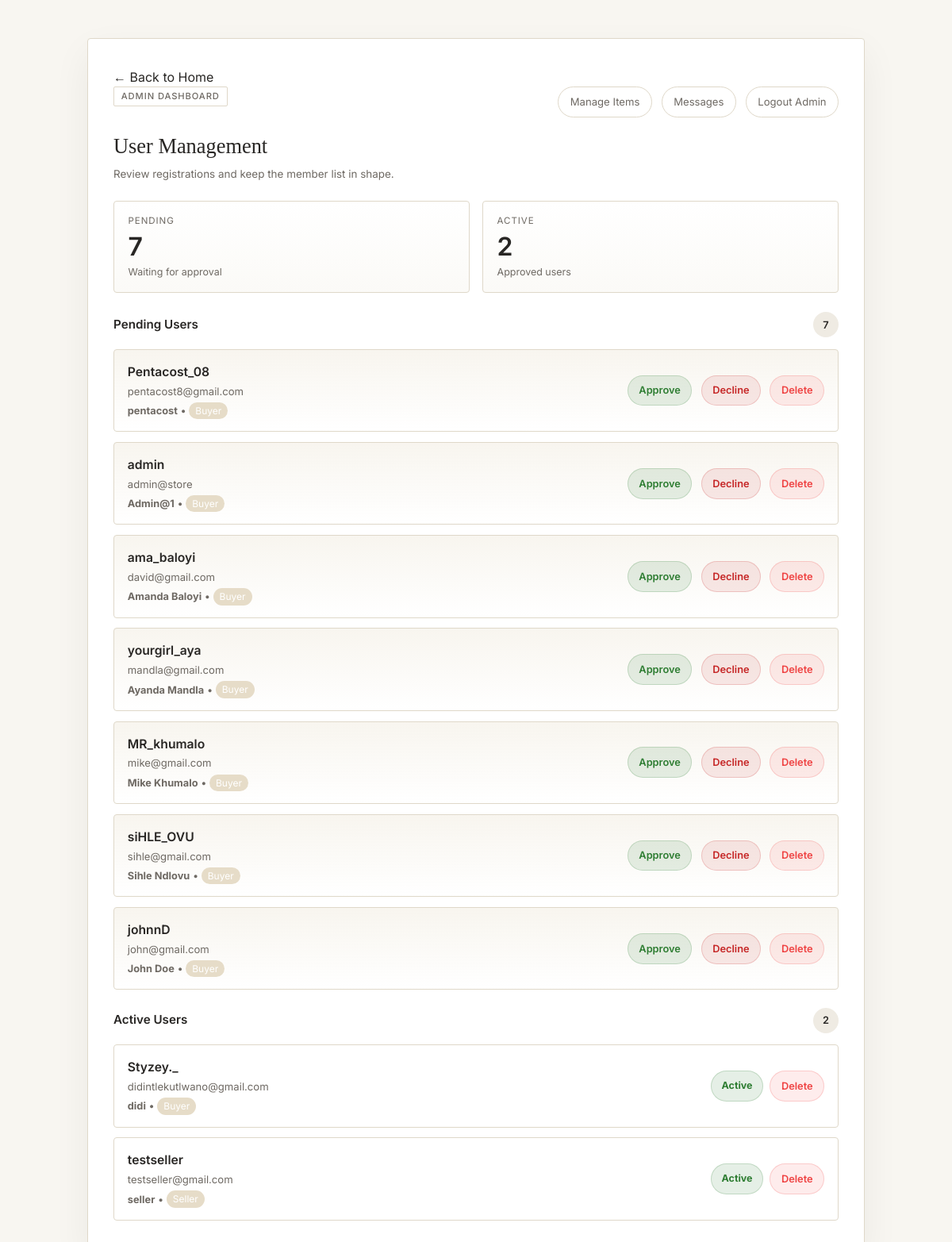
Screenshot of /adminDashboard.php (signed in) with the database file from the repository.
### tables this page shows
CREATE TABLE IF NOT EXISTS `tbluser` (
  `userID` int(11) NOT NULL AUTO_INCREMENT,
  `username` varchar(50) DEFAULT NULL,
  `fullName` varchar(100) DEFAULT NULL,
  `email` varchar(100) DEFAULT NULL,
  `password` varchar(255) DEFAULT NULL,
  `status` enum('pending','active','declined') DEFAULT 'pending',
  `role` enum('buyer','seller') DEFAULT 'buyer',
  PRIMARY KEY (`userID`),
  UNIQUE KEY `username` (`username`),
  UNIQUE KEY `email` (`email`)
);

### adminDashboard.php (the view, shortened to what this page needs)
<?php
include("data/DBConn.php");
$pending = mysqli_query($conn, "SELECT * FROM tblUser WHERE status='pending' ORDER BY userID DESC");
$active  = mysqli_query($conn, "SELECT * FROM tblUser WHERE status='active' ORDER BY userID DESC");
$pendingCount = mysqli_num_rows($pending);
$activeCount = mysqli_num_rows($active);
?>
<link rel="stylesheet" href="assets/css/styles.css">
<div class="auth-page">
    <div class="auth-card admin-dashboard-card" style="max-width:980px;">
        <div class="auth-back"><a href="Home.php">← Back to Home</a></div>
        <div class="admin-dashboard-header">
            <div>
                <div class="admin-badge">ADMIN DASHBOARD</div>
                <h2 class="auth-title" style="text-align:left; margin-top:0.9rem;">User Management</h2>
                <div class="auth-sub" style="text-align:left; margin-bottom:0;">Review registrations and keep the member list in shape.</div>
            </div>
            <div class="admin-dashboard-actions">
                <a href="adminItems.php" class="admin-secondary-link">Manage Items</a>
                <a href="adminMessages.php" class="admin-secondary-link">Messages</a>
                <a href="logout.php" class="admin-secondary-link">Logout Admin</a>
            </div>
        </div>
        <div class="admin-stats-grid">
            <div class="admin-stat-card">
                <span class="admin-stat-label">Pending</span>
                <strong><?= $pendingCount ?></strong>
                <small>Waiting for approval</small>
            </div>
            <div class="admin-stat-card">
                <span class="admin-stat-label">Active</span>
                <strong><?= $activeCount ?></strong>
                <small>Approved users</small>
            </div>
        </div>
        <div class="admin-section">
            <div class="admin-section-head">
                <h3 class="admin-section-title">Pending Users</h3>
                <span class="admin-section-count"><?= $pendingCount ?></span>
            </div>
            <?php if ($pendingCount == 0): ?>
                <p class="pending-note">No pending users</p>
            <?php else: ?>
                <div class="admin-user-list">
                    <?php while ($u = mysqli_fetch_assoc($pending)): ?>
                        <div class="admin-user-card admin-user-card--pending">
                            <div>
                                <div class="admin-user-name"><?= htmlspecialchars($u['username']) ?></div>
                                <div class="admin-user-email"><?= htmlspecialchars($u['email']) ?></div>
                                <div style="font-size: 0.8rem; color: var(--muted); margin-top: 0.3rem;">
                                    <strong><?= htmlspecialchars($u['fullName']) ?></strong> •
                                    <span style="background: var(--accent); color: white; padding: 0.2rem 0.5rem; border-radius: 999px; font-size: 0.75rem; text-transform: capitalize;">
                                        <?= htmlspecialchars($u['role'] ?? 'buyer') ?>
                                    </span>
                                </div>
                            </div>
                            <div class="admin-user-actions">
                                <a href="adminDashboard.php?action=approve&id=<?= $u['userID'] ?>" class="admin-action-link admin-action-link--approve">Approve</a>
                                <a href="adminDashboard.php?action=decline&id=<?= $u['userID'] ?>" class="admin-action-link admin-action-link--decline">Decline</a>
                                <a href="adminDashboard.php?action=delete&id=<?= $u['userID'] ?>" class="admin-action-link admin-action-link--delete" onclick="return confirm('Delete this user?')">Delete</a>
                            </div>
                        </div>
                    <?php endwhile; ?>
                </div>
            <?php endif; ?>
        </div>
        <div class="admin-section">
            <div class="admin-section-head">
                <h3 class="admin-section-title">Active Users</h3>
                <span class="admin-section-count"><?= $activeCount ?></span>
            </div>
            <?php if ($activeCount == 0): ?>
                <p class="pending-note">No active users</p>
            <?php else: ?>
                <div class="admin-user-list">
                    <?php while ($u = mysqli_fetch_assoc($active)): ?>
                        <div class="admin-user-card">
                            <div>
                                <div class="admin-user-name"><?= htmlspecialchars($u['username']) ?></div>
                                <div class="admin-user-email"><?= htmlspecialchars($u['email']) ?></div>
                                <div style="font-size: 0.8rem; color: var(--muted); margin-top: 0.3rem;">
                                    <strong><?= htmlspecialchars($u['fullName']) ?></strong> •
                                    <span style="background: var(--accent); color: white; padding: 0.2rem 0.5rem; border-radius: 999px; font-size: 0.75rem; text-transform: capitalize;">
                                        <?= htmlspecialchars($u['role'] ?? 'buyer') ?>
                                    </span>
                                </div>
                            </div>
                            <div style="display: flex; gap: 0.5rem;">
                                <span class="admin-status-chip">Active</span>
                                <a href="adminDashboard.php?action=delete&id=<?= $u['userID'] ?>" class="admin-action-link admin-action-link--delete" onclick="return confirm('Delete this user?')">Delete</a>
                            </div>
                        </div>
                    <?php endwhile; ?>
                </div>
            <?php endif; ?>
        </div>
    </div>
</div>

### assets/css/styles.css (style rules this page uses)
* { box-sizing: border-box; }
a { color: inherit; text-decoration: none; }
.auth-page { min-height: 100vh; display: flex; align-items: center; justify-content: center; padding: 3rem 1rem; background: var(--background); }
.auth-card { width: 100%; max-width: 400px; background: var(--white); border: 1px solid var(--border); border-radius: var(--radius); padding: 2.25rem 2rem; }
.auth-title { font-family: 'Playfair Display', serif; font-size: 1.65rem; font-weight: 500; text-align: center; margin: 1.25rem 0 0.3rem; color: var(--foreground); }
.auth-sub { text-align: center; color: var(--muted); font-size: 0.84rem; margin-bottom: 1.75rem; }
.admin-badge { display: inline-flex; align-items: center; gap: 0.4rem; font-size: 0.7rem; font-weight: 500; letter-spacing: 0.08em; text-transform: uppercase; color: var(--muted); border: 1px solid var(--border); border-radius: 2px; padding: 0.2rem 0.55rem; margin-bottom: 1rem; }
.admin-dashboard-card { box-shadow: 0 18px 48px rgba(0, 0, 0, 0.06); }
.admin-dashboard-header { display: flex; align-items: flex-start; justify-content: space-between; gap: 1rem; margin-bottom: 1.5rem; }
.admin-dashboard-actions { display: flex; align-items: center; gap: 0.75rem; }
.admin-secondary-link { color: var(--muted); text-decoration: none; font-size: 0.82rem; border: 1px solid var(--border); border-radius: 999px; padding: 0.55rem 0.9rem; white-space: nowrap; }
.admin-stats-grid { display: grid; grid-template-columns: repeat(2, minmax(0, 1fr)); gap: 1rem; margin-bottom: 1.5rem; }
.admin-stat-card { border: 1px solid var(--border); border-radius: var(--radius); padding: 1rem 1.1rem; background: linear-gradient(180deg, #fff 0%, #fbfaf7 100%); }
.admin-stat-label { display: block; font-size: 0.72rem; text-transform: uppercase; letter-spacing: 0.08em; color: var(--muted); margin-bottom: 0.45rem; }
.admin-stat-card strong { display: block; font-size: 2rem; font-weight: 600; line-height: 1; color: var(--foreground); }
.admin-stat-card small { display: block; margin-top: 0.45rem; color: var(--muted); font-size: 0.78rem; }
.admin-section { margin-top: 1.4rem; }
.admin-section-head { display: flex; align-items: center; justify-content: space-between; gap: 0.75rem; margin-bottom: 0.9rem; }
.admin-section-title { font-size: 0.95rem; font-weight: 600; color: var(--foreground); margin: 0; }
.admin-section-count { display: inline-flex; align-items: center; justify-content: center; min-width: 2rem; height: 2rem; padding: 0 0.55rem; border-radius: 999px; background: var(--secondary); color: var(--foreground); font-size: 0.8rem; font-weight: 600; }
.admin-user-list { display: grid; gap: 0.8rem; }
.admin-user-card { display: flex; align-items: center; justify-content: space-between; gap: 1rem; padding: 1rem 1.05rem; border: 1px solid var(--border); border-radius: var(--radius); background: var(--white); }
.admin-user-card--pending { background: linear-gradient(180deg, rgba(245, 241, 232, 0.7) 0%, #fff 100%); }
.admin-user-name { font-size: 0.98rem; font-weight: 600; color: var(--foreground); margin-bottom: 0.2rem; }
.admin-user-email { font-size: 0.82rem; color: var(--muted); word-break: break-word; }
.admin-user-actions { display: flex; align-items: center; gap: 0.7rem; flex-shrink: 0; }
.admin-action-link { text-decoration: none; font-size: 0.8rem; font-weight: 600; padding: 0.55rem 0.85rem; border-radius: 999px; border: 1px solid transparent; }
.admin-action-link--approve { background: rgba(46, 125, 50, 0.12); color: #2e7d32; border-color: rgba(46, 125, 50, 0.2); }
.admin-action-link--decline { background: rgba(198, 40, 40, 0.1); color: #c62828; border-color: rgba(198, 40, 40, 0.2); }
.admin-action-link--delete { background: rgba(239, 68, 68, 0.1); color: #ef4444; border-color: rgba(239, 68, 68, 0.2); }
.admin-status-chip { display: inline-flex; align-items: center; justify-content: center; padding: 0.5rem 0.8rem; border-radius: 999px; background: rgba(46, 125, 50, 0.12); color: #2e7d32; border: 1px solid rgba(46, 125, 50, 0.2); font-size: 0.78rem; font-weight: 700; }

### rows the page displays
tbluser: username "Pentacost_08", email "pentacost8@gmail.com", fullName "pentacost", role "Buyer"
tbluser: username "admin", email "admin@store", fullName "Admin@1", role "Buyer"
tbluser: username "ama_baloyi", email "david@gmail.com", fullName "Amanda Baloyi", role "Buyer"
tbluser: username "yourgirl_aya", email "mandla@gmail.com", fullName "Ayanda Mandla", role "Buyer"
tbluser: username "MR_khumalo", email "mike@gmail.com", fullName "Mike Khumalo", role "Buyer"
tbluser: username "siHLE_OVU", email "sihle@gmail.com", fullName "Sihle Ndlovu", role "Buyer"
tbluser: username "johnnD", email "john@gmail.com", fullName "John Doe", role "Buyer"
tbluser: username "Styzey._", email "didintlekutlwano@gmail.com", fullName "didi", role "Buyer"
tbluser: username "testseller", email "testseller@gmail.com", fullName "seller", role "Seller"

### other values shown
$pendingCount "7"
$activeCount "2"
